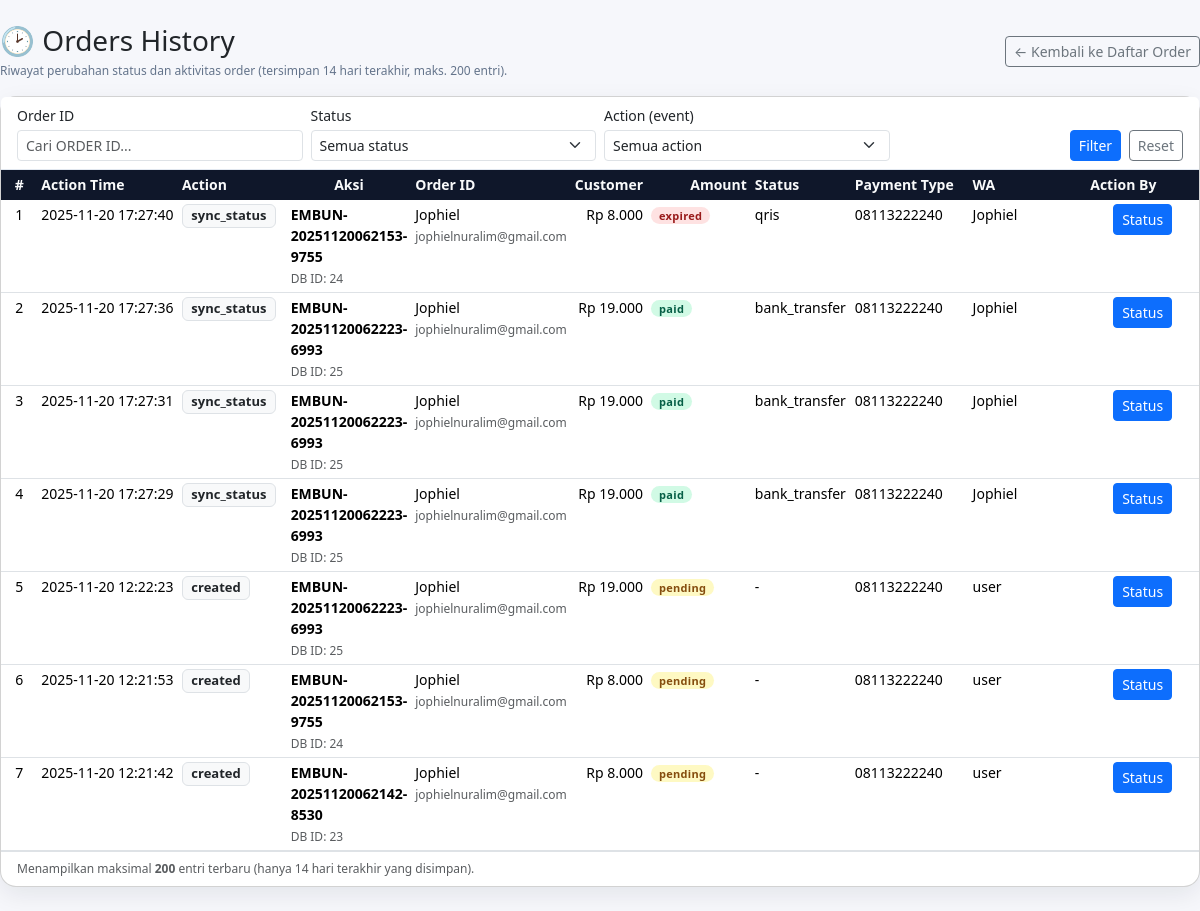
The page /app/public_html/embun/admin/history/orders_history.php (signed in) on the database its author committed.
### tables this page shows
CREATE TABLE `orders_history` (
  `id` int(11) NOT NULL,
  `order_db_id` int(11) NOT NULL,
  `order_id` varchar(100) NOT NULL,
  `customer_name` varchar(255) NOT NULL,
  `email` varchar(255) DEFAULT NULL,
  `item_name` varchar(255) DEFAULT NULL,
  `amount` int(11) NOT NULL,
  `status` varchar(50) NOT NULL,
  `payment_type` varchar(50) DEFAULT NULL,
  `transaction_time` datetime DEFAULT NULL,
  `va_numbers` text DEFAULT NULL,
  `snap_token` varchar(255) DEFAULT NULL,
  `created_at` datetime DEFAULT NULL,
  `order_items_json` longtext DEFAULT NULL CHECK (json_valid(`order_items_json`)),
  `snap_response` longtext DEFAULT NULL CHECK (json_valid(`snap_response`)),
  `wa_number` varchar(30) DEFAULT NULL,
  `action` varchar(50) NOT NULL,
  `action_by` varchar(100) DEFAULT NULL,
  `action_at` datetime NOT NULL DEFAULT current_timestamp()
);

### app/public_html/embun/admin/history/orders_history.php (the view, shortened to what this page needs)
<?php
require_once __DIR__ . '/../api/config.php';
try {
    $pdo->exec("DELETE FROM orders_history WHERE action_at < DATE_SUB(NOW(), INTERVAL 14 DAY)");
} catch (PDOException $e) {
    error_log('Cleanup orders_history 14 days error: '.$e->getMessage());
}
$order_id_filter = trim($_GET['order_id'] ?? '');
$sql    = "SELECT * FROM orders_history WHERE 1=1";
$params = [];
$sql .= " ORDER BY action_at DESC, id DESC LIMIT 200";
$stmt = $pdo->prepare($sql);
$stmt->execute($params);
$rows = $stmt->fetchAll(PDO::FETCH_ASSOC);
?>
<!DOCTYPE html>
<html lang="id">
<head>
    <link href="https://cdn.jsdelivr.net/npm/bootstrap@5.3.2/dist/css/bootstrap.min.css" rel="stylesheet">
</head>
<body>
<div class="page-wrapper">
    <div class="d-flex justify-content-between align-items-center mb-3">
        <div>
            <h3 class="mb-0">🕑 Orders History</h3>
            <div class="text-small mt-1">
                Riwayat perubahan status dan aktivitas order (tersimpan 14 hari terakhir, maks. 200 entri).
            </div>
        </div>
        <a href="../orders/orders.php" class="btn btn-outline-secondary btn-sm">
            &larr; Kembali ke Daftar Order
        </a>
    </div>
    <div class="card card-main">
        <div class="card-header bg-white">
            <form class="row gy-2 gx-2 align-items-end" method="get">
                <div class="col-md-3">
                    <label class="form-label mb-1">Order ID</label>
                    <input type="text"
                           name="order_id"
                           value="<?= htmlspecialchars($order_id_filter) ?>"
                           class="form-control form-control-sm"
                           placeholder="Cari ORDER ID...">
                </div>
                <div class="col-md-3">
                    <label class="form-label mb-1">Status</label>
                    <select name="status" class="form-select form-select-sm">
                        <option value="">Semua status</option>
                    </select>
                </div>
                <div class="col-md-3">
                    <label class="form-label mb-1">Action (event)</label>
                    <select name="action" class="form-select form-select-sm">
                        <option value="">Semua action</option>
                    </select>
                </div>
                <div class="col-md-3 text-md-end">
                    <button type="submit" class="btn btn-primary btn-sm me-1">
                        Filter
                    </button>
                    <a href="orders_history.php" class="btn btn-outline-secondary btn-sm">
                        Reset
                    </a>
                </div>
            </form>
        </div>
        <div class="card-body p-0">
            <div class="table-responsive">
                <table class="table table-sm mb-0">
                    <thead>
                    <tr>
                        <th class="text-center" style="width:40px;">#</th>
                        <th style="width:150px;">Action Time</th>
                        <th style="width:110px;">Action</th>
                        <th style="width:90px;" class="text-center">Aksi</th>
                        <th>Order ID</th>
                        <th>Customer</th>
                        <th style="width:110px;" class="text-end">Amount</th>
                        <th style="width:100px;">Status</th>
                        <th style="width:120px;">Payment Type</th>
                        <th style="width:130px;">WA</th>
                        <th style="width:120px;">Action By</th>
                    </tr>
                    </thead>
                    <tbody>
                    <?php if (empty($rows)): ?>
                        <tr>
                            <td colspan="10" class="text-center py-4 text-muted">
                                Belum ada data history (atau data lebih lama dari 14 hari sudah dihapus).
                            </td>
                        </tr>
                    <?php else: ?>
                        <?php foreach ($rows as $i => $r): ?>
                            <?php
                            $status = $r['status'] ?? '';
                            $badgeClass = 'badge-status-other';
                            if ($status === 'paid' || $status === 'settlement') {
                                $badgeClass = 'badge-status-paid';
                            } elseif ($status === 'pending' || $status === 'challenge') {
                                $badgeClass = 'badge-status-pending';
                            } elseif ($status === 'failed' || $status === 'expired' || $status === 'cancel') {
                                $badgeClass = 'badge-status-failed';
                            }
                            $amount = (int)($r['amount'] ?? 0);
                            ?>
                            <tr>
                                <td class="text-center"><?= $i + 1 ?></td>
                                <td><?= htmlspecialchars($r['action_at'] ?? '') ?></td>
                                <td>
                                    <span class="badge bg-light text-dark border filter-chip">
                                        <?= htmlspecialchars($r['action'] ?? '') ?>
                                    </span>
                                </td>
                                <td>
                                    <strong><?= htmlspecialchars($r['order_id'] ?? '') ?></strong><br>
                                    <span class="text-small text-muted">
                                        DB ID: <?= htmlspecialchars($r['order_db_id'] ?? '-') ?>
                                    </span>
                                </td>
                                <td>
                                    <?= htmlspecialchars($r['customer_name'] ?? '') ?><br>
                                    <span class="text-small text-muted">
                                        <?= htmlspecialchars($r['email'] ?? '') ?>
                                    </span>
                                </td>
                                <td class="text-end">
                                    Rp <?= number_format($amount, 0, ',', '.') ?>
                                </td>
                                <td>
                                    <span class="badge badge-status <?= $badgeClass ?>">
                                        <?= htmlspecialchars($status ?: '-') ?>
                                    </span>
                                </td>
                                <td><?= htmlspecialchars($r['payment_type'] ?? '-') ?></td>
                                <td><?= htmlspecialchars($r['wa_number'] ?? '-') ?></td>
                                <td><?= htmlspecialchars($r['action_by'] ?? '-') ?></td>
                                <td class="text-center">
                                    <a href="sync_status.php?order_id=<?= urlencode($r['order_id']) ?>"
                                    class="btn btn-sm btn-primary">
                                        Status
                                    </a>
                                </td>
                            </tr>
                        <?php endforeach; ?>
                    <?php endif; ?>
                    </tbody>
                </table>
            </div>
            <?php if (!empty($rows)): ?>
                <div class="px-3 py-2 border-top text-small text-muted">
                    Menampilkan maksimal <strong>200</strong> entri terbaru (hanya 14 hari terakhir yang disimpan).
                </div>
            <?php endif; ?>
        </div>
    </div>
</div>
</body>
</html>

### app/public_html/embun/admin/history/orders_history.php (style rules this page uses)
body { background: #f6f7fb; font-size: 14px; }
.page-wrapper { max-width: 1200px; margin: 24px auto; }
.card-main { border-radius: 16px; box-shadow: 0 8px 24px rgba(15, 23, 42, .08); }
.card-header { border-bottom: 1px solid #e2e8f0; }
.badge-status { padding: 3px 8px; border-radius: 999px; font-size: 11px; letter-spacing: .3px; }
.badge-status-paid { background:#d1fae5; color:#065f46; }
.badge-status-pending { background:#fef9c3; color:#854d0e; }
.badge-status-failed { background:#fee2e2; color:#991b1b; }
.filter-chip { font-size: 13px; }
.table thead th { white-space: nowrap; background:#0f172a; color:#f9fafb; border-color:#0f172a; }
.table tbody tr:nth-child(even) { background:#f9fafb; }
.text-small { font-size: 12px; color:#64748b; }

### rows shown on the page
orders_history: action_at "2025-11-20 17:27:40", action "sync_status", order "EMBUN-20251120062153-9755", order_db "24", customer_name "Jophiel", email "jophielnuralim@gmail.com", amount "8.000", status "expired", payment_type "qris", wa_number "08113222240", action_by "Jophiel"
orders_history: action_at "2025-11-20 17:27:36", action "sync_status", order "EMBUN-20251120062223-6993", order_db "25", customer_name "Jophiel", email "jophielnuralim@gmail.com", amount "19.000", status "paid", payment_type "bank_transfer", wa_number "08113222240", action_by "Jophiel"
orders_history: action_at "2025-11-20 17:27:31", action "sync_status", order "EMBUN-20251120062223-6993", order_db "25", customer_name "Jophiel", email "jophielnuralim@gmail.com", amount "19.000", status "paid", payment_type "bank_transfer", wa_number "08113222240", action_by "Jophiel"
orders_history: action_at "2025-11-20 17:27:29", action "sync_status", order "EMBUN-20251120062223-6993", order_db "25", customer_name "Jophiel", email "jophielnuralim@gmail.com", amount "19.000", status "paid", payment_type "bank_transfer", wa_number "08113222240", action_by "Jophiel"
orders_history: action_at "2025-11-20 12:22:23", action "created", order "EMBUN-20251120062223-6993", order_db "25", customer_name "Jophiel", email "jophielnuralim@gmail.com", amount "19.000", status "pending", payment_type "-", wa_number "08113222240", action_by "user"
orders_history: action_at "2025-11-20 12:21:53", action "created", order "EMBUN-20251120062153-9755", order_db "24", customer_name "Jophiel", email "jophielnuralim@gmail.com", amount "8.000", status "pending", payment_type "-", wa_number "08113222240", action_by "user"
orders_history: action_at "2025-11-20 12:21:42", action "created", order "EMBUN-20251120062142-8530", order_db "23", customer_name "Jophiel", email "jophielnuralim@gmail.com", amount "8.000", status "pending", payment_type "-", wa_number "08113222240", action_by "user"
